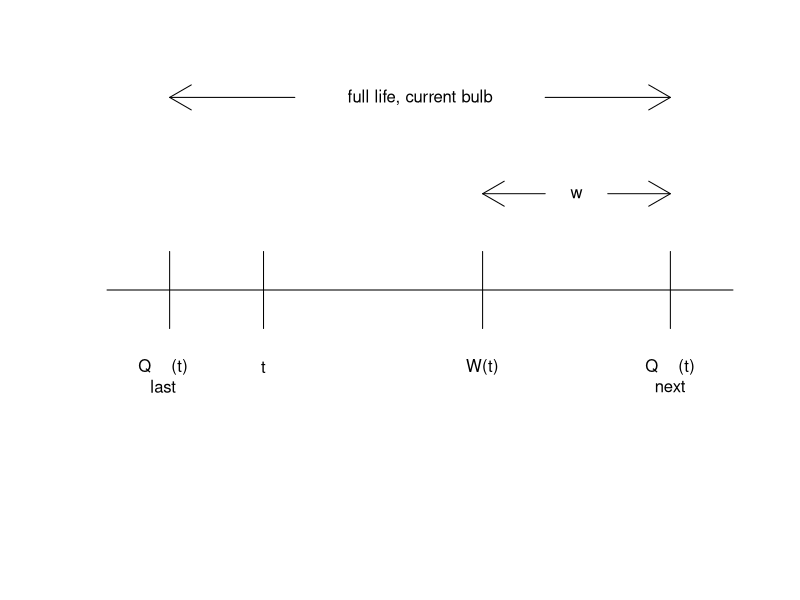

Generate this figure with R:

# plot the picture for the residual life theorem

plot(x=NA,xlim=c(0,10),ylim=c(-0.50,0.50),xlab="",ylab="",axes=F)

# draw basic time line
curve(0*x,0,10,axes=F,xlab="",ylab="",ylim=c(-2,2), add=T)

# draw hash marks
segments(1,-0.1,1,0.1)  # Qlast
segments(2.5,-0.1,2.5,0.1)  # W(t)
segments(9,-0.1,9,0.1)  # Qnext
segments(6,-0.1,6,0.1)  # t

# text labels for the hash marks
text(0.9,-0.2,"Q    (t)")
text(0.9,-0.25,"last")
text(2.5,-0.2,"t")
text(6,-0.2,"W(t)")
text(9.0,-0.2,"Q    (t)")
text(9.0,-0.25,"next")

# show lengths of intervals
arrows(3,0.5,1,0.5)
arrows(7,0.5,9,0.5)
text(5,0.5,"full life, current bulb")
arrows(7,0.25,6,0.25)
arrows(8,0.25,9,0.25)
text(7.5,0.25,"w")

dev.print(device=pdf,"ResidLife.pdf")

